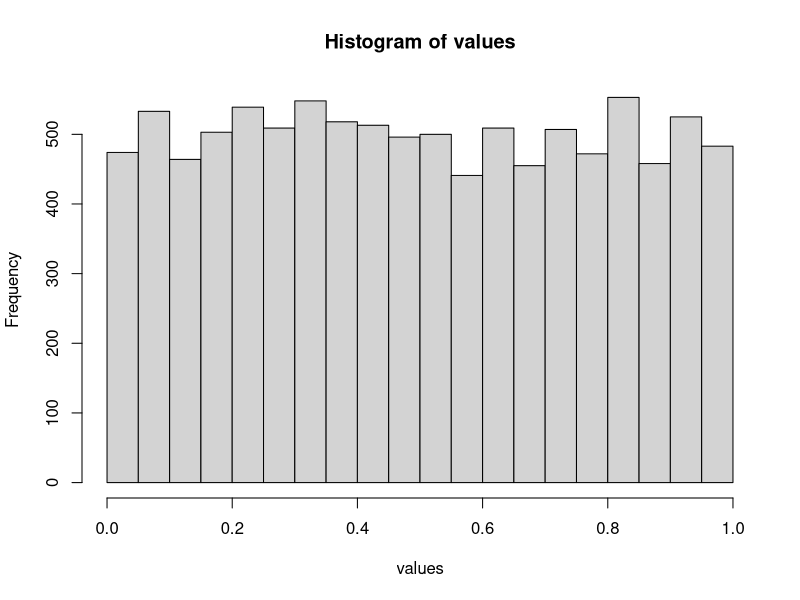
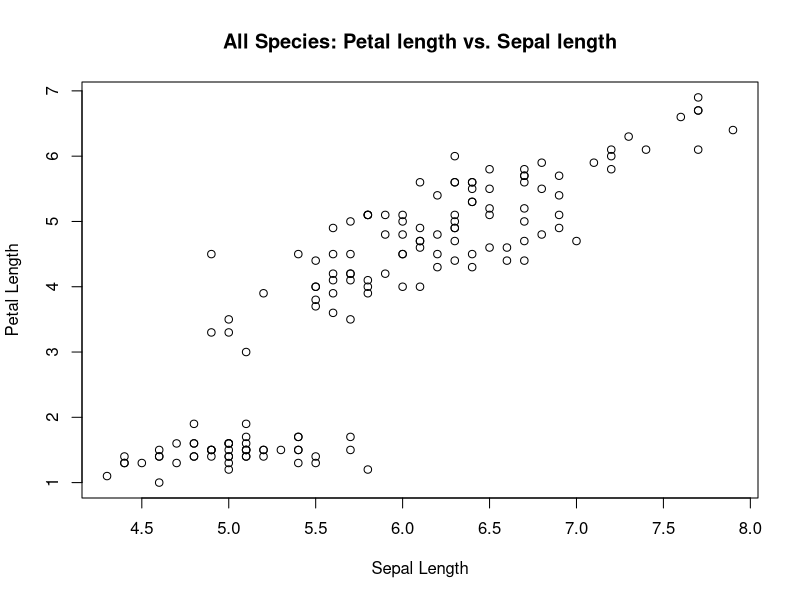
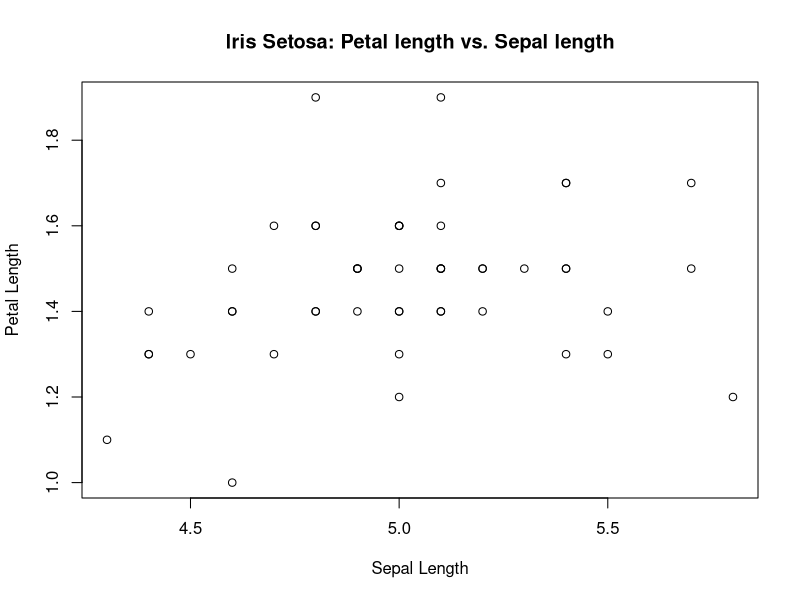
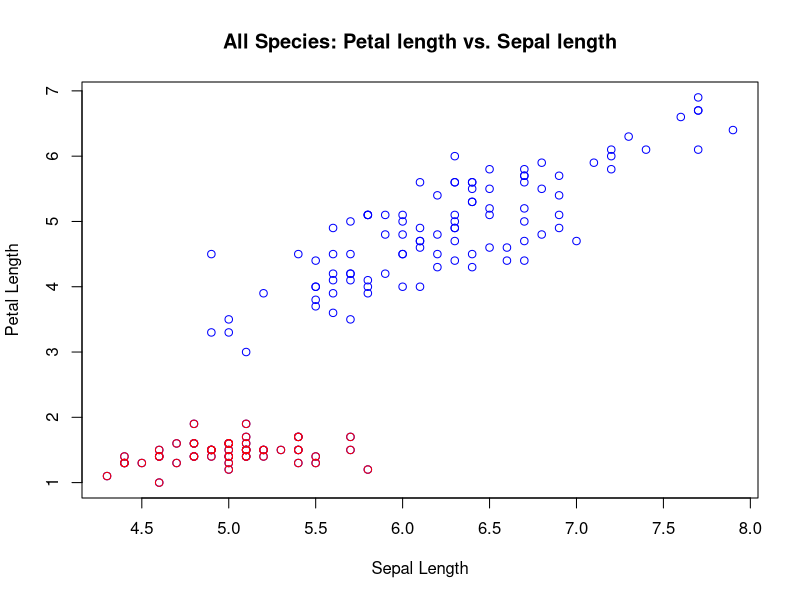
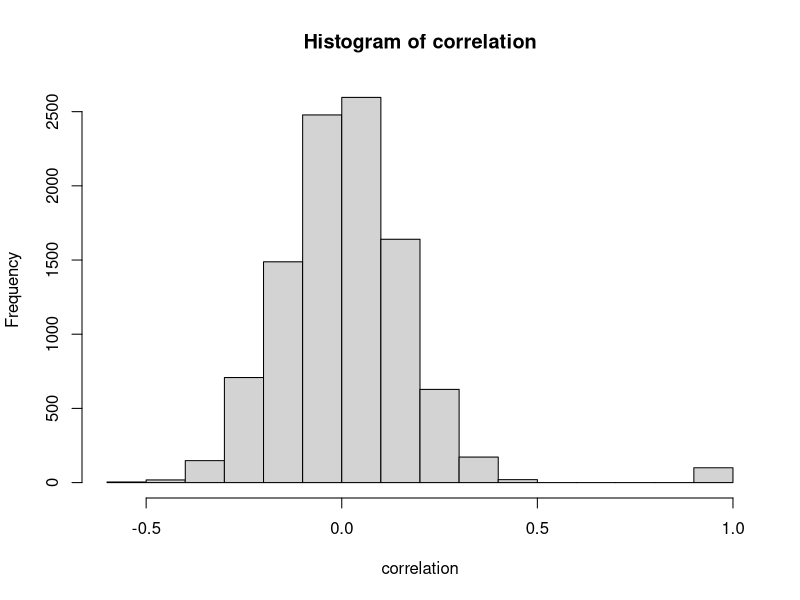
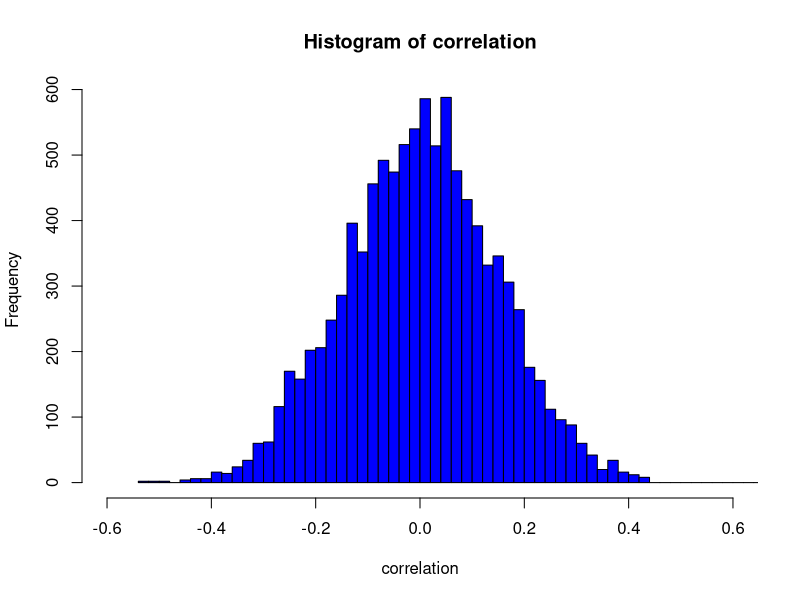
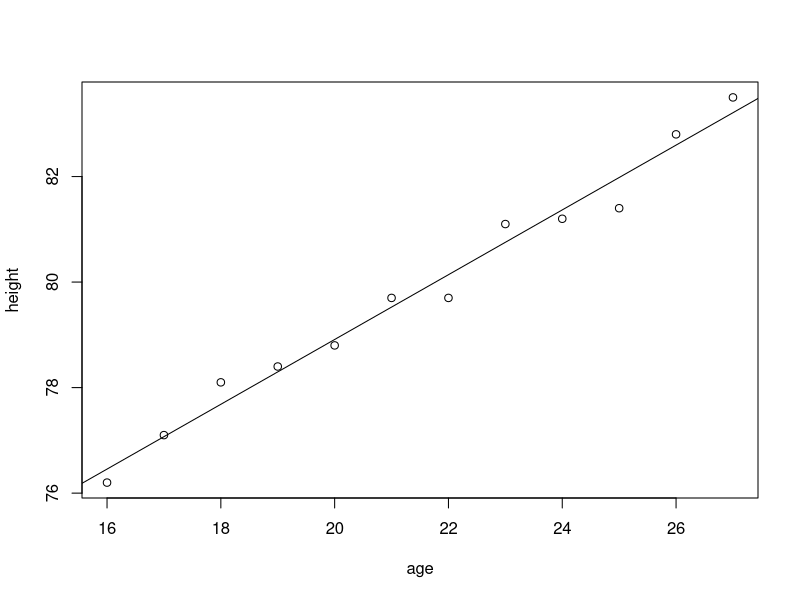
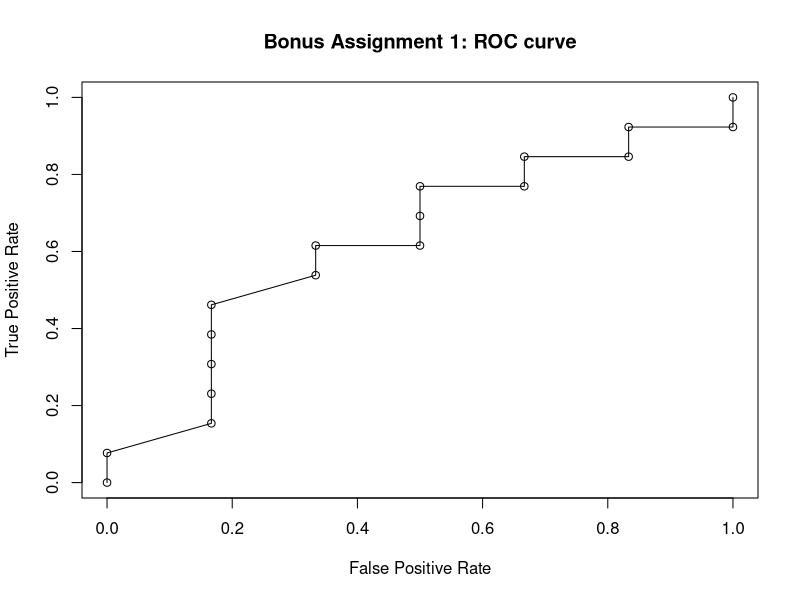

Recreate these plots in R, in order.
# 1a
metrics <- function(values) {
  print(mean(values))
  print(median(values))
  print(var(values))
}
 
print("-- 1a --")
values <- c(0.03, 0.04, 0.05, 0.49, 0.50, 0.59, 0.66, 0.72, 0.83, 1.17)
metrics(values)

#1b
print("-- 1b --")
metrics(runif(100, 0, 2))

#1c
values = runif(10000, 0, 1)
hist(values, breaks=20)

#2
print("-- 2 --")
geyser_metrics <- function(values) {
  print(min(values))
  print(max(values))
  mean <- mean(values) 
  print(mean)
  median <- median(values)
  print(median)
  print(abs(mean - median))
}

geyser_metrics(faithful$eruptions)
geyser_metrics(faithful$waiting)

#3a
print("-- 3a --")
iris = read.csv("iris.data")

speciesCounts = summary(iris$Species)
cat("# unique species", length(speciesCounts), Sep="\n")
print(speciesCounts)

#3b
plot(iris$Sepal.length, iris$Petal.length, main="All Species: Petal length vs. Sepal length", xlab="Sepal Length", ylab="Petal Length")

#3c
setosa <- subset(iris, Species == "Iris-setosa")
plot(setosa$Sepal.length, setosa$Petal.length, main="Iris Setosa: Petal length vs. Sepal length", xlab="Sepal Length", ylab="Petal Length")

#3d
plot(iris$Sepal.length, iris$Petal.length, main="All Species: Petal length vs. Sepal length", xlab="Sepal Length", ylab="Petal Length", col="blue")
points(setosa$Sepal.length, setosa$Petal.length, col="red")

#4
m <- matrix(runif(50* 100), 50, 100)
correlation <- cor(m)
# Two or one histograms for this task?
hist(correlation)
hist(correlation, breaks=100, xlim=range(-0.6, 0.6), col="blue")

#5 
age <- c(16, 17, 18, 19, 20, 21, 22, 23, 24, 25, 26, 27)
height <- c(76.2, 77.1, 78.1, 78.4, 78.8, 79.7, 79.7, 81.1, 81.2, 81.4, 82.8, 83.5)
plot(height~age)
abline(lm(height~age))

# Bonus task 1
totalPositives = 13
totalNegatives = 6
truePositives = c(0, 1, 2, 3, 4, 5, 6, 7, 8, 8, 9, 10, 10, 11, 11, 12, 12, 13)
falsePositives = c(0, 0, 1, 1, 1, 1, 1, 2, 2, 3, 3, 3, 4, 4, 5, 5, 6, 6)

tpRate = truePositives / totalPositives
fpRate = falsePositives / totalNegatives

plot(fpRate, tpRate,
     main="Bonus Assignment 1: ROC curve",
     xlab="False Positive Rate",
     ylab="True Positive Rate")
lines(fpRate, tpRate)